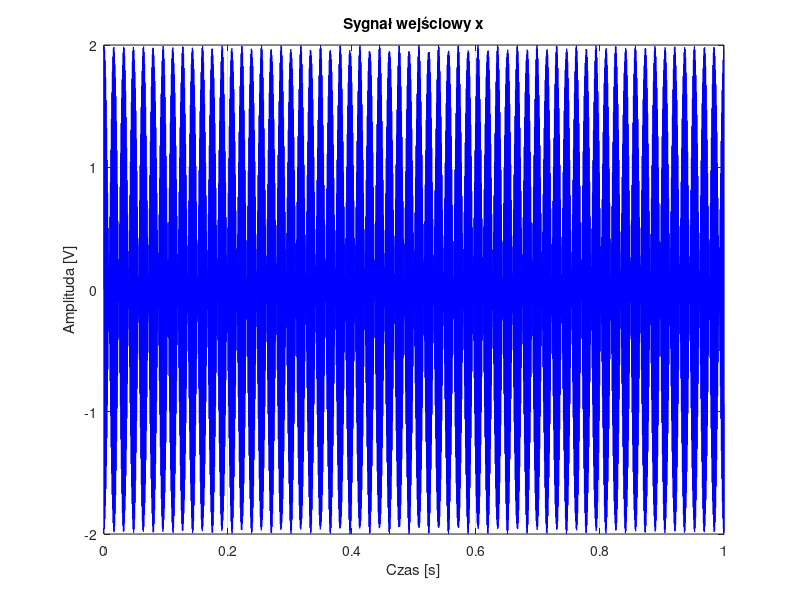
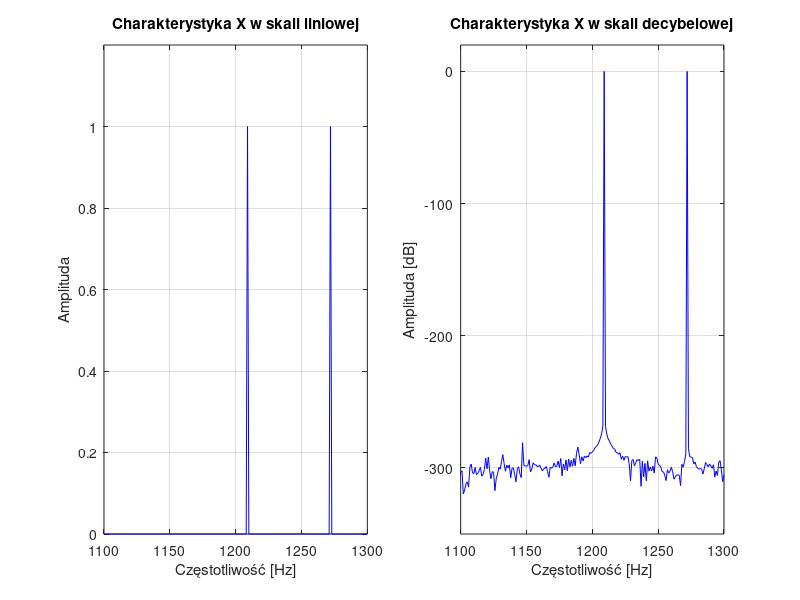
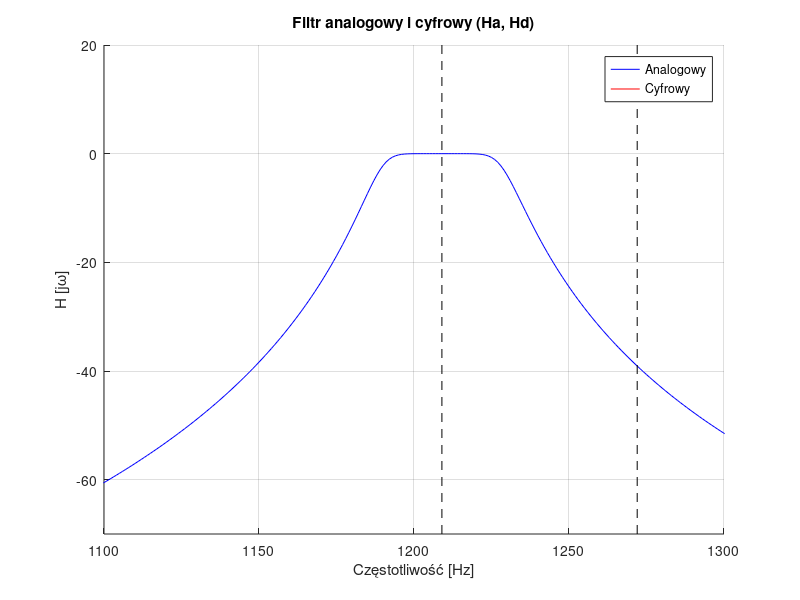
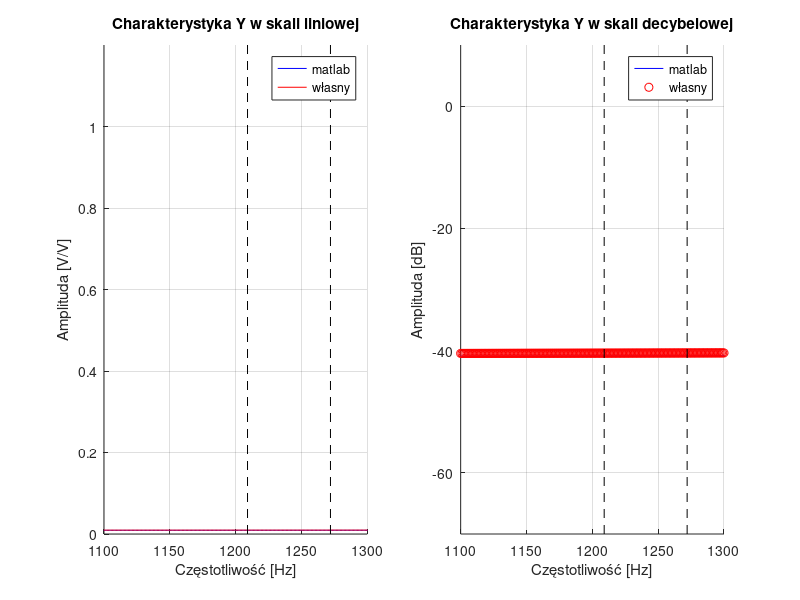

Source code (MATLAB) for these figures, in order:
clc;
% Zadanie 1 - Filtr cyfrowy IIR
clear all; close all;

load('butter.mat');  % Wczytaj plik butter.mat zawierający współczynniki z, p, k dla filtru Butterwortha.

%% Dane do sygnałów
N  = 16*10^3;  % Liczba próbek
fs = 16*10^3;  % Częstotliwość próbkowania w Hz

f1 = 1209;  % Częstotliwość pierwszego sygnału harmonicznego w Hz
f2 = 1272;  % Częstotliwość drugiego sygnału harmonicznego w Hz

dt = 1/fs;  % Krok próbkowania (czas między próbkami)
T  = N/fs;  % Całkowity czas próbkowania (1 sekunda)

sample = 0:dt:T-dt;  % Przedział czasowy próbkowania

%% Dane do filtrów
df = fs/N;  % Rozdzielczość częstotliwościowa
f  = 0:df:fs-df;  % Wektor częstotliwości
w  = 2*pi*f;  % Wektor częstotliwości kątowej

%% Tworzenie sygnału z sumy sinusów

s1 = @(t) sin(2*pi*f1*t);  % Pierwsza funkcja sinusoidalna
s2 = @(t) sin(2*pi*f2*t);  % Druga funkcja sinusoidalna

% Sygnał x z sumy sinusów
x = s1(sample) + s2(sample);  % Suma dwóch sinusoid

% Szybka transformata Fouriera (FFT)
X    = fft(x)/max(fft(x));  % Normalizacja FFT sygnału (normalizujemy, sygnał wejściowy)
Xlog = 20*log10(abs(X));  % Konwersja do skali decybelowej

%% Sygnał i jego charakterystyka

t = dt*(0:N-1);  % Wektor czasu do rysowania
figure('Name', 'Sygnał');
set(figure(1),'units','points','position',[0,400,720,350]);
plot(t, x,'b');  % Rysowanie sygnału w dziedzinie czasu
title('Sygnał wejściowy x');
xlabel('Czas [s]');
ylabel('Amplituda [V]');
grid;

figure('Name', 'Charakterystyka amplitudowo-częstotliwościowa sygnału wejściowego');
set(figure(2),'units','points','position',[720,400,720,350]);

subplot(1,2,1);
plot(f, abs(X),'b');  % Rysowanie widma amplitudowego (skala liniowa)
title('Charakterystyka X w skali liniowej');
xlabel('Częstotliwość [Hz]');
ylabel('Amplituda');
xlim([1100 1300]);
ylim([0 1.2]);
grid;

subplot(1,2,2);
plot(f, Xlog,'b');  % Rysowanie widma amplitudowego (skala logarytmiczna)
title('Charakterystyka X w skali decybelowej');
xlabel('Częstotliwość [Hz]');
ylabel('Amplituda [dB]');
xlim([1100 1300]);
ylim([-350 20]);
grid;

%% Tworzenie filtru analogowego

bm = poly(z);  % Współczynniki licznika wielomianu filtru analogowego  'z' (zera filtru)
an = poly(p);  % Współczynniki mianownika wielomianu filtru analogowego 'p' (bieguny filtru)

% polyval(bm, j*w) oblicza wartość wielomianu licznika dla każdej częstotliwości w j*w.
% polyval(an, j*w) oblicza wartość wielomianu mianownika dla każdej częstotliwości w j*w.

Ha  = k * polyval(bm, j*w)./polyval(an, j*w);  % Odpowiedź częstotliwościowa filtru analogowego |H(jw)|
% w to wektor częstotliwości kątowych, dla których obliczana jest odpowiedź częstotliwościowa.
Ha    = Ha./max(Ha);  % Normalizacja odpowiedzi częstotliwościowej
Halog = 20*log10(abs(Ha));  % Konwersja do skali decybelowej

%% Tworzenie filtru cyfrowego
% Używając transformaty biliniowej wykonaj konwersję analogowego filtru 
% H(s) do postaci cyfrowej H(z). 
% Załóż, że częstotliwość próbkowania to fs=16 kHz.

[zd,pd,kd] = bilinear(z,p,k,fs);  % Transformacja biliniowa do konwersji filtru analogowego do cyfrowego
% zd zawiera zera filtru cyfrowego.
% pd zawiera bieguny filtru cyfrowego.
% kd to współczynnik wzmocnienia filtru cyfrowego.

z  = exp(j*w/fs);  % Wektor częstotliwości dla filtru cyfrowego -> e^(jw/fs)
% Wyrażenie exp(j*w/fs) jest używane, aby przekształcić częstotliwości kątowe 
% z dziedziny analogowej (s) do dziedziny cyfrowej (z).
bm = poly(zd);  % Licznik filtru cyfrowego
an = poly(pd);  % Mianownik filtru cyfrowego

Hd    = kd * polyval(bm, z)./polyval(an, z);  % Odpowiedź częstotliwościowa filtru cyfrowego-> polyval obliczamy wartosc wielomianu w punktach
Hd    = Hd./max(Hd);  % Normalizacja odpowiedzi częstotliwościowej
Hdlog = 20*log10(abs(Hd));  % Konwersja do skali decybelowej

%% Porównanie filtrów

figure('Name', 'Filtry analogowy i cyfrowy');
set(figure(3),'units','points','position',[0,30,720,306]);
hold on;
plot(f, Halog,'b');  % Rysowanie odpowiedzi filtru analogowego
plot(f, Hdlog,'r');  % Rysowanie odpowiedzi filtru cyfrowego
plot([f1 f1], [-70 20], 'k--');  % Zaznaczenie częstotliwości pierwszej harmonicznej
plot([f2 f2], [-70 20], 'k--');  % Zaznaczenie częstotliwości drugiej harmonicznej
hold off;
title('Filtr analogowy i cyfrowy (Ha, Hd)');
legend('Analogowy','Cyfrowy');
xlabel('Częstotliwość [Hz]');
ylabel('H [j\omega]');
xlim([1100 1300]);
ylim([-70 20]);
grid;
hold off;

%% Filtracja cyfrowa

y1 = filter(bm,an,x);  % Przefiltrowanie sygnału za pomocą filtru cyfrowego

% Własna implementacja algorytmu filtracji
% https://www.mathworks.com/help/matlab/ref/filter.html#buagwwg-2

N = length(an);  % Długość mianownika
ak = an(2:N);  % Usunięcie wiodącego współczynnika (zakładamy, że jest równy 1)
N = N-1;

M = length(bm);  % Długość licznika
xnm = zeros(1, M);  % Bufor dla próbek wejściowych
ynk = zeros(1, N);  % Bufor dla próbek wyjściowych
%% Pętla filtracji 
for n = 1:16e3
    xnm    = [x(n)  xnm(1:M-1)];  % Przesunięcie bufora wejściowego
    % x(n) to bieżąca próbka sygnału wejściowego.
    % xnm(1:M-1) to wszystkie poprzednie próbki sygnału wejściowego, przesunięte o jedno miejsce w prawo.

    y2(n) = sum(xnm.*bm) - sum(ynk.*ak);  % Zastosowanie filtru
    % xnm .* bm wykonuje mnożenie bieżącego bufora wejściowego z współczynnikami licznika bm.
    % ynk .* ak wykonuje mnożenie bieżącego bufora wyjściowego z współczynnikami mianownika ak
    ynk    = [y2(n) ynk(1:N-1)];  % Przesunięcie bufora wyjściowego
end

%% 
Y1    = fft(y1)/max(fft(y1));  % Normalizacja FFT przefiltrowanego sygnału (implementacja MATLAB)
Y1log = 20*log10(abs(Y1));  % Konwersja do skali decybelowej

Y2    = fft(y2)/max(fft(y2));  % Normalizacja FFT przefiltrowanego sygnału (własna implementacja)
Y2log = 20*log10(abs(Y2));  % Konwersja do skali decybelowej

figure('Name', 'Charakterystyka amplitudowo-częstotliwościowa sygnału wyjściowego');
set(figure(4),'units','points','position',[720,30,720,306]);

subplot(1,2,1);
hold on;
plot(f, abs(Y1),'b');  % Rysowanie widma amplitudowego przefiltrowanego sygnału (MATLAB)
plot(f, abs(Y2),'r');  % Rysowanie widma amplitudowego przefiltrowanego sygnału (własna implementacja)
plot([f1 f1], [0 1.2], 'k--');  % Zaznaczenie częstotliwości pierwszej harmonicznej
plot([f2 f2], [0 1.2], 'k--');  % Zaznaczenie częstotliwości drugiej harmonicznej
hold off;
title('Charakterystyka Y w skali liniowej');
xlabel('Częstotliwość [Hz]');
ylabel('Amplituda [V/V]');
legend('matlab','własny');
xlim([1100 1300]);
ylim([0 1.2]);
grid;

subplot(1,2,2);
hold on;
plot(f, Y1log,'b');  % Rysowanie widma amplitudowego przefiltrowanego sygnału w dB (MATLAB)
plot(f, Y2log,'ro');  % Rysowanie widma amplitudowego przefiltrowanego sygnału w dB (własna implementacja)
plot([f1 f1], [-70 10], 'k--');  % Zaznaczenie częstotliwości pierwszej harmonicznej
plot([f2 f2], [-70 10], 'k--');  % Zaznaczenie częstotliwości drugiej harmonicznej
hold off;
title('Charakterystyka Y w skali decybelowej');
xlabel('Częstotliwość [Hz]');
ylabel('Amplituda [dB]');
legend('matlab','własny');
xlim([1100 1300]);
ylim([-70 10]);
grid;

%% Dlaczego częstotliwości graniczne nie są w tych samych miejscach?
% Transformata biliniowa, używana do konwersji filtrów analogowych na cyfrowe, 
% wprowadza zjawisko nieliniowego przekształcenia osi częstotliwośc.
% Jest to wynik nieliniowej natury funkcji przekształcającej z dziedziny
% analogowej na dziedzinę cyfrową.
% To przekształcenie powoduje, że częstotliwości w dziedzinie analogowej nie są liniowo odwzorowane
% na częstotliwości w dziedzinie cyfrowej. W szczególności, wysokie częstotliwości, 
% w dziedzinie analogowej są skompresowane w dziedzinie cyfrowej, co prowadzi do przesunięcia częstotliwości granicznych.


% Filtr IIR (Infinite Impulse Response) działa na zasadzie iteracyjnego przetwarzania sygnałów wejściowych, 
% wykorzystując zarówno bieżące, jak i przeszłe próbki sygnałów wejściowych 
% oraz przeszłe próbki sygnałów wyjściowych

% Filtry IIR mają nieskończoną odpowiedź impulsową. 
% Oznacza to, że na wyjściu filtra mogą występować efekty 
% sygnałów wejściowych przez bardzo długi czas, potencjalnie w nieskończoność. 
% Odpowiedź na impuls delta, w teorii nigdy nie zanika całkowicie

% Ich główną zaletą jest efektywność obliczeniowa, jednak należy uważać na stabilność 
% oraz potencjalne zniekształcenia fazowe.


